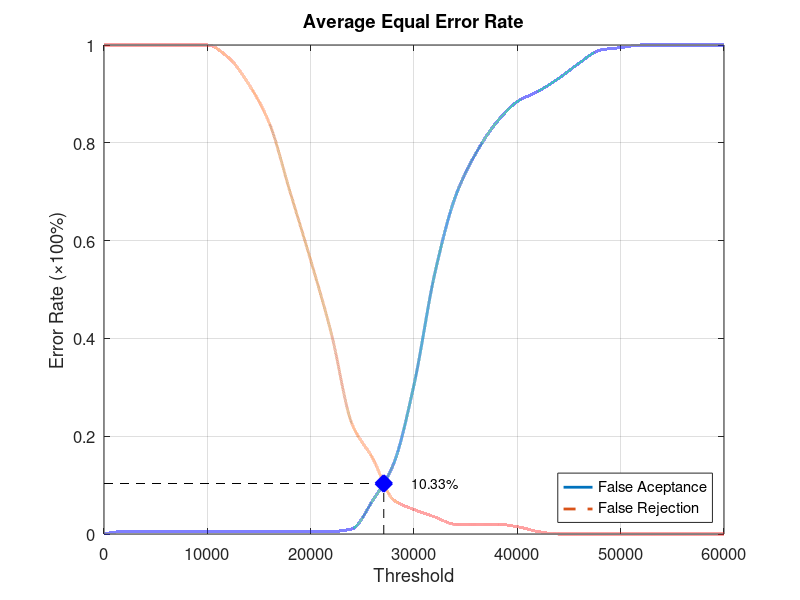
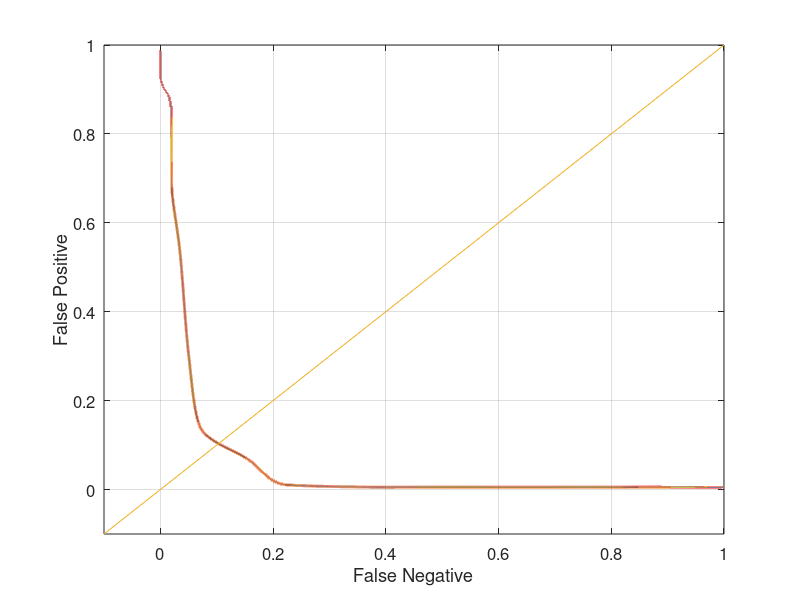

The MATLAB source for these figures, in order:
function yEER = Database2_3
close all;
clear;
clc;
x = 0:2000:60000;
xq = 0:0.5:60000;

y0 = [0 0.00526316 0.00526316 0.00526316 0.00526316 0.00526316 0.00526316 0.00526316 0.00526316 0.00526316 0.00526316 0.00526316 0.0105263 0.0684211 0.142105 0.305263 0.531579 0.689474 0.778947 0.842105 0.884211 0.905263 0.931579 0.963158 0.989474 0.994737 1 1 1 1 1];
yy0 = interp1(x, y0, xq, 'pchip');
y1 = [1 1 1 1 1 1 0.975 0.92 0.84 0.7 0.56 0.41 0.225 0.155 0.07 0.05 0.035 0.02 0.02 0.02 0.015 0.005 0 0 0 0 0 0 0 0 0];
yy1 = interp1(x, y1, xq, 'pchip');

% Calculating EER: 
y2 = abs(y0 - y1);
find(y2 == min(y2))
yy2 = abs(yy0 - yy1);
xEER = find(yy2 == min(yy2));
xEERIndex = xq(xEER) % X-axis EER
yEER = yy0(xEER) % Y-axis EER

main = figure
plot(xq, yy0,'-','LineWidth', 2);	hold on
plot(xq, yy1,'--','LineWidth', 2);	hold on
plot([xEERIndex xEERIndex], [0 yEER], 'k--');	hold on
plot([0 xEERIndex], [yEER yEER], 'k--');	hold on
plot(xEERIndex, yEER, 'bx', 'LineWidth', 10);	hold on
text(xEERIndex + 10 * xEERIndex / 100, yEER, [num2str(round((10000 * yEER)) / 100) '%'])
legend('False Aceptance', 'False Rejection', 'Location', 'SouthEast')
xlabel('Threshold')
ylabel('Error Rate (\times100%)')
title('Average Equal Error Rate')
set(gca, 'FontSize', 12)
axis([0 60000 0 1])
grid on

print(main, 'Database2_3Main', '-dpng');
FNRxFPR = figure('Color', [1 1 1]);
plot(yy1, yy0, '-', yy1, yy0, 'LineWidth', 2);
hold on
y = -0.1:0.1:1
plot(y, y); 
set(gca, 'FontSize', 12)
xlabel('False Negative')
ylabel('False Positive')
axis([-0.1 1 -0.1 1])
set(gca, 'FontSize', 12)
grid on

print(FNRxFPR, 'Database2_3FNRxFPR','-dpng');
end
